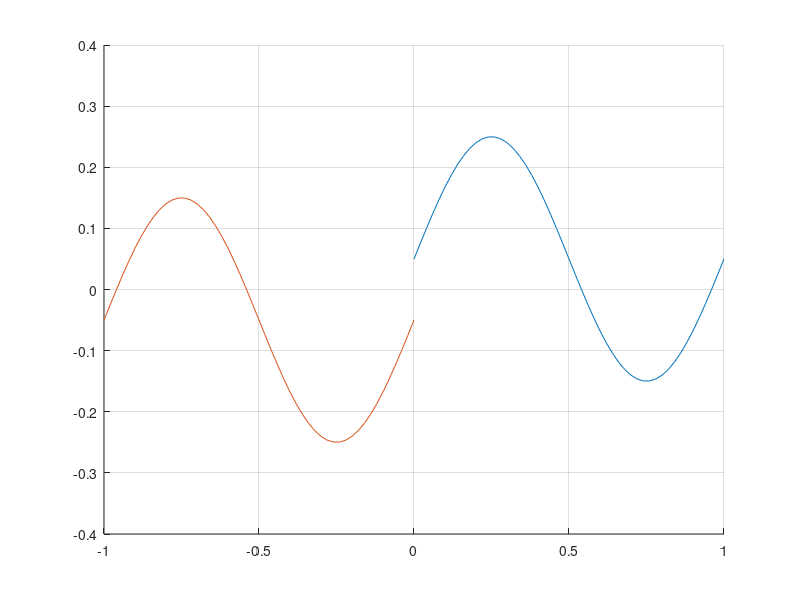

This chart was generated by the following MATLAB code:
clear all;
close all;

t1 = [0:0.02:1];
t2 = [0:-0.02:-1];

a1 = 0.2*sin(2*pi*1*t1+0)+0.05;
a2 = 0.2*sin(2*pi*1*t2+0)-0.05;

figure;
hold on;
grid on;
plot(t1, a1);
plot(t2, a2);

hold off;